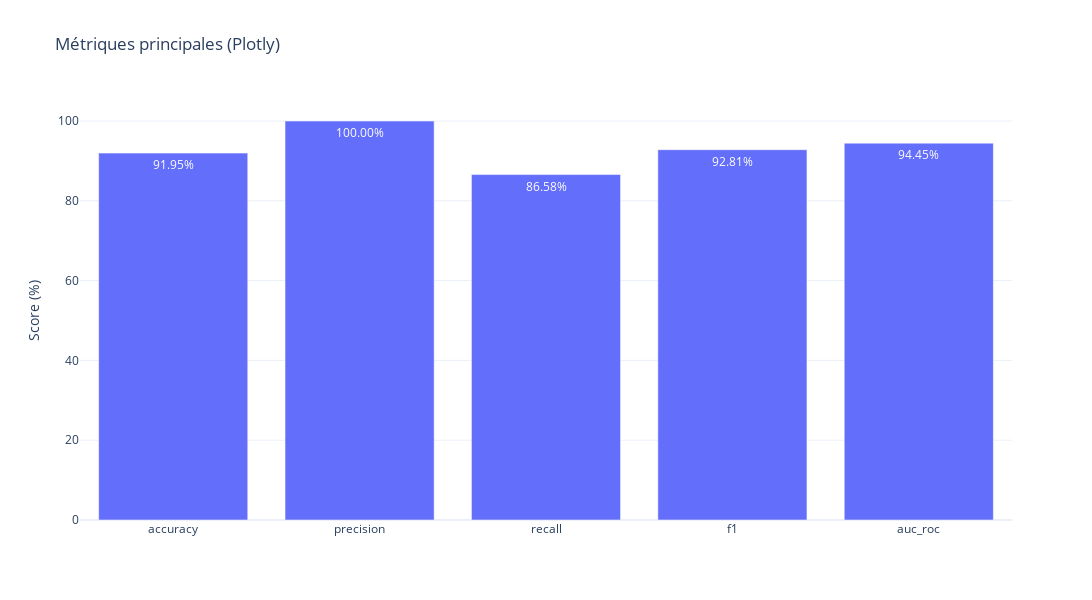

Source (notebook cell):
### Code cell
from health_lifestyle_diabetes.infrastructure.metrics.sklearn_metrics_adapter import (
    SklearnMetricsAdapter,
)

from health_lifestyle_diabetes.domain.services.evaluation_service import EvaluationService

from health_lifestyle_diabetes.infrastructure.visualization.matplotlib_metrics_plotter import (
    MatplotlibMetricsPlotter,
)
from health_lifestyle_diabetes.infrastructure.logger.loguru_logger import (
    LoguruLogger,
)
from health_lifestyle_diabetes.application.use_cases.evaluate_model_uc import (
    EvaluateModelUseCase,
)

from health_lifestyle_diabetes.infrastructure.visualization.plotly_metrics_plotter import (
    PlotlyMetricsPlotter,
)

# Données
y_proba = model.predict_proba(X_valid)[:, 1]
y_true = y_valid

# Injection de dépendances
logger = LoguruLogger()

type_plot = "Plotly" # "Matplot"
if type_plot == "Plotly":
    plotter = PlotlyMetricsPlotter(logger=logger)
else:
    plotter = MatplotlibMetricsPlotter(logger=logger)

threshold_policy = DecisionThresholdPolicy.balanced_policy()
metrics_adapter = SklearnMetricsAdapter()
evaluation_service = EvaluationService(metrics_adapter=metrics_adapter, decision_threshold=threshold_policy, plotter=plotter)


use_case = EvaluateModelUseCase(
    evaluation_service=evaluation_service,
    logger=logger,
)

# Exécution
results = use_case.execute(
    y_true=y_true,
    y_proba=y_proba,
    plot_metrics=True,
    plot_title=f"Métriques principales ({type_plot})", #title = Métriques critiques (Matplot), title="Métriques critiques (Plotly)", title="Model Evaluation Metrics"
    selected_metrics=["accuracy", "precision", "recall", "f1", "auc_roc"] 
)

### Figure 1 — Plotly figure (JSON) as saved in the notebook; plotly's stock layout.template omitted (floating-point values rounded to 4 significant figures)
{"data": [{"text": ["91.95%", "100.00%", "86.58%", "92.81%", "94.45%"], "textposition": "auto", "type": "bar", "x": ["accuracy", "precision", "recall", "f1", "auc_roc"], "y": [91.95, 100, 86.58, 92.81, 94.45]}], "layout": {"height": 600, "title": {"text": "Métriques principales (Plotly)"}, "width": 1800, "yaxis": {"title": {"text": "Score (%)"}}}}
